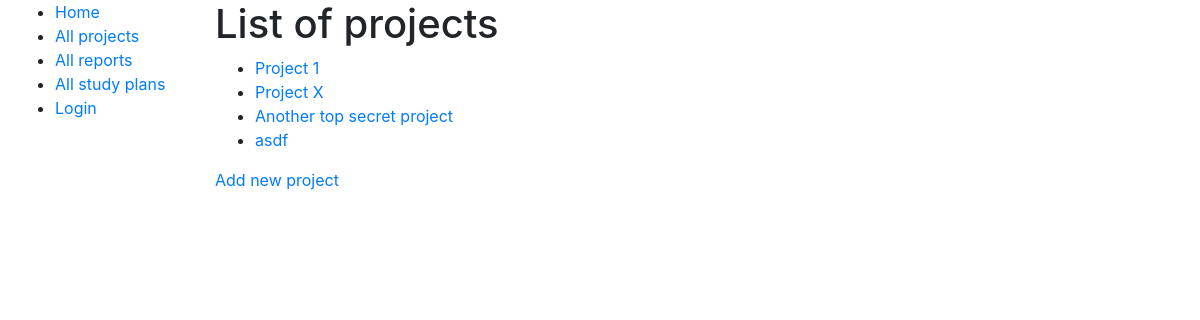
The page /fileindex/projects/ on the database as committed earlier.
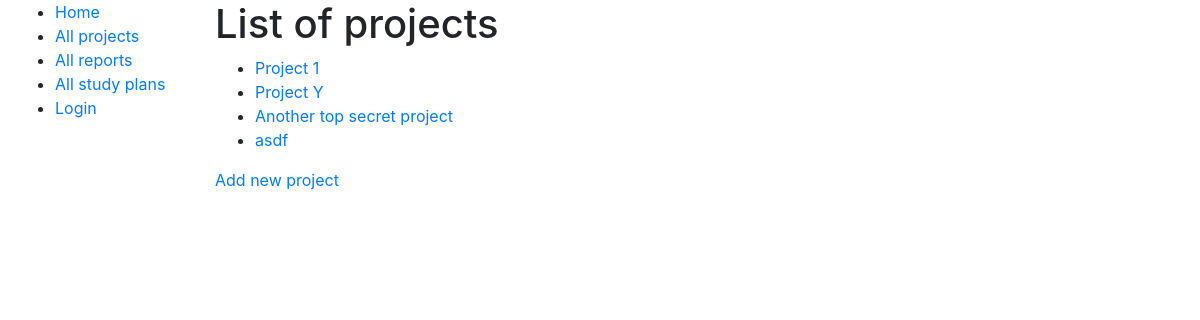
The same page on the database as committed later.
### fileindex/models.py (models this page shows, shortened)
class Project(models.Model):
    name = models.CharField(max_length=128)
    leader = models.ForeignKey(User, on_delete=models.CASCADE)
    prefix = models.CharField(max_length=8)
    def get_absolute_url(self):
        return reverse('project-detail', args=[str(self.id)])

### fileindex/views.py (the view)
# urls.py: path('projects/', views.project_list, name='projects'),
def project_list(request):
    page_title = "Project list"
    project = Project.objects.all()
    context = {'page_title': page_title, 'project_list': project}
    return render(request, 'fileindex/project_list.html', context)

### fileindex/templates/fileindex/project_list.html
{% extends "base_generic.html" %}
{% block content %}
	<h1>List of projects</h1>
	{% if project_list %}
		<ul>
			{% for project in project_list %}
			<li>
			<a href="{{ project.get_absolute_url }}">{{ project.name }}</a>
			</li>
			{% endfor %}
		</ul>
		{% else %}
		<p>There are no projects.</p>
	{% endif %}
	<a href="{% url 'project-addnew' %}">Add new project</a>
{% endblock %}

Rows that differ between the two databases and show on the page:
changed Project: name "Project X" → "Project Y"
